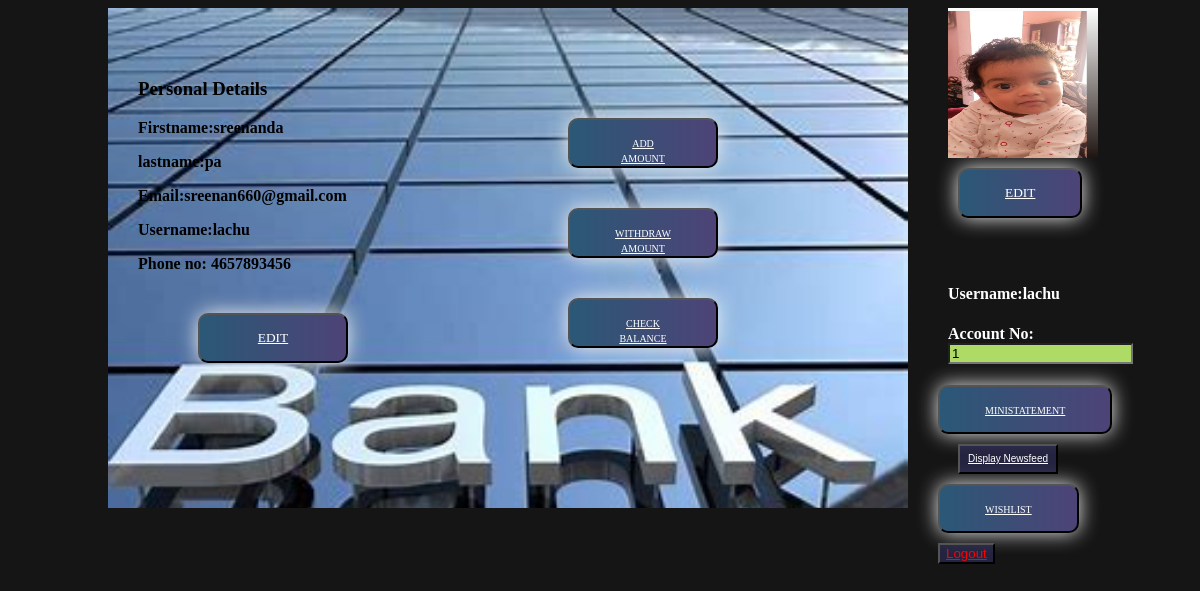
Screenshot of /bank_app/profile/ (signed in) with the database file from the repository.
### bank_app/models.py (models this page shows, shortened)
class bnkm(models.Model):
    fname=models.CharField(max_length=30)
    lname=models.CharField(max_length=30)
    uname=models.CharField(max_length=30)
    email=models.EmailField()
    phn=models.IntegerField()
    img=models.FileField()
    psw=models.CharField(max_length=20)
    balance=models.IntegerField()
    acc_number=models.IntegerField()        #this create a field for creating account wth deafualt value=0 in register

### bank_app/views.py (the view)
# urls.py: path('profile/',profile),
def profile(request):
    try:
        id1 = request.session['id']
        a = bnkm.objects.get(id=id1)
        img = str(a.img).split('/')[-1]
        return render(request, 'filebnk.html', {'a': a, 'img': img})
    except:
        return redirect(banknew)

### bank_app/templates/filebnk.html (shortened to what this page needs)
<!DOCTYPE html>
{% load static %}
<html lang="en">
<head>
</head>
<body style="background-color:rgb(21, 21, 21);">
    <form method="post" enctype="multipart/form-data">{% csrf_token %}
    <div id="a" style="background-image:url({% static 'b1.jpeg' %});background-repeat: no-repeat;
         background-size: cover;">
        <div id="b" style="margin-left: 30px;margin-top:70px;">
            <h3>Personal Details</h3>
            <p><b>Firstname:{{a.fname}}</b></p>
        <p><b>lastname:{{a.lname}}</b></p>
        <p><b>Email:{{a.email}}</b></p>
            <p><b>Username:{{a.uname}}</b></p>
            <p><b>Phone no: {{a.phn}}</b></p>
            <button class="btn-grad" style="height:50px;width:150px;margin-left: 60px;margin-top:40px;">
                <a href="http://127.0.0.1:8000/bank_app/edit/{{a.id}}" style="color:white;font-family:'Times New Roman', Times, serif;">Edit</a></button>
        </div>
            <div id="c" style="margin-left: 400px;margin-top:-350px;">
                 <button class="btn-grad" style="height:50px;width:150px;margin-left: 60px;margin-top:40px;"><a href="http://127.0.0.1:8000/bank_app/amountadd/{{a.id}}" style="color:white;font-family: 'Times New Roman', Times, serif;font-size:10px;">
                     Add amount</a></button>
                <button class="btn-grad" style="height:50px;width:150px;margin-left:60px;margin-top:40px;">
                <a href="http://127.0.0.1:8000/bank_app/wdrawamount/{{a.id}}" style="color:white;font-family:'Times New Roman', Times, serif;font-size:10px;">Withdraw Amount</a></button>
                 <button class="btn-grad" style="height:50px;width:150px;margin-left: 60px;margin-top:40px;">
                <a href="http://127.0.0.1:8000/bank_app/check/{{a.id}}"style="color:white;font-family:'Times New Roman', Times, serif;font-size:10px;">Check Balance</a></button>
            </div>
    </div>
    <div id="d">
        <img src="{% static a.img %}" height="150px" width="150px">
    </div>
        <button class="btn-grad" style="margin-left:950px;"><a href="http://127.0.0.1:8000/bank_app/fileedit/{{a.id}}" style="color:white;font-family:'Times New Roman', Times, serif;">Edit</a></button><br><br>
    <h4 style="margin-left:940px;color:white;">Username:{{a.uname}}</h4>
        <h4 style="margin-left:940px;color:white;">Account No:<input type="number" name="acc_number" value="{{a.acc_number}}" style="background-color: rgb(174, 218, 102);"></h4>
        <button class="btn-grad" style="margin-left:930px;"><a href="http://127.0.0.1:8000/bank_app/ministate/{{a.id}}" style="color:white;font-family:'Times New Roman', Times, serif;font-size:10px;">
            Ministatement</a></button>
               <button style="font-size:10px;background-color:rgba(45, 43, 90, 0.63);width:100px;height:30px;margin-left:950px;"><a href="http://127.0.0.1:8000/bank_app/dis/" style="color:white;">Display Newsfeed</a></button>
                 <button class="btn-grad" style="margin-left:930px;"><a href="http://127.0.0.1:8000/bank_app/wishl/" style="color:white;font-family:'Times New Roman', Times, serif;font-size:10px;">
            Wishlist</a></button>
        <button style="margin-left:930px;background-color:rgba(45, 43, 90, 0.63);"><a href="http://127.0.0.1:8000/bank_app/logout/" style="color:red;">Logout</a></button>
    </form>
</body>
</html>

### rows the page displays
bnkm: fname "sreenanda", lname "pa", email "sreenan660@gmail.com", uname "lachu", phn "4657893456", img (picture), acc_number "1"
